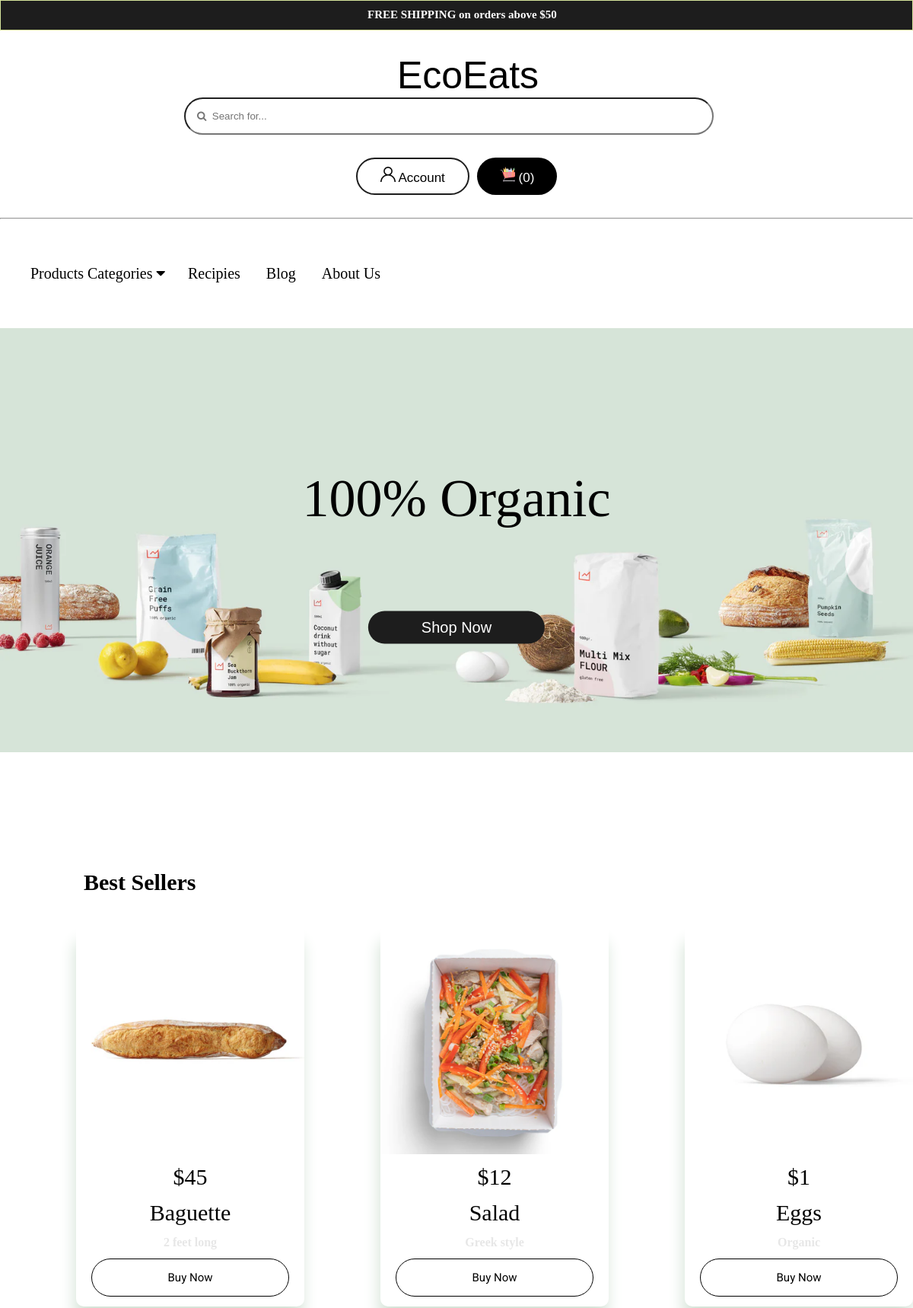
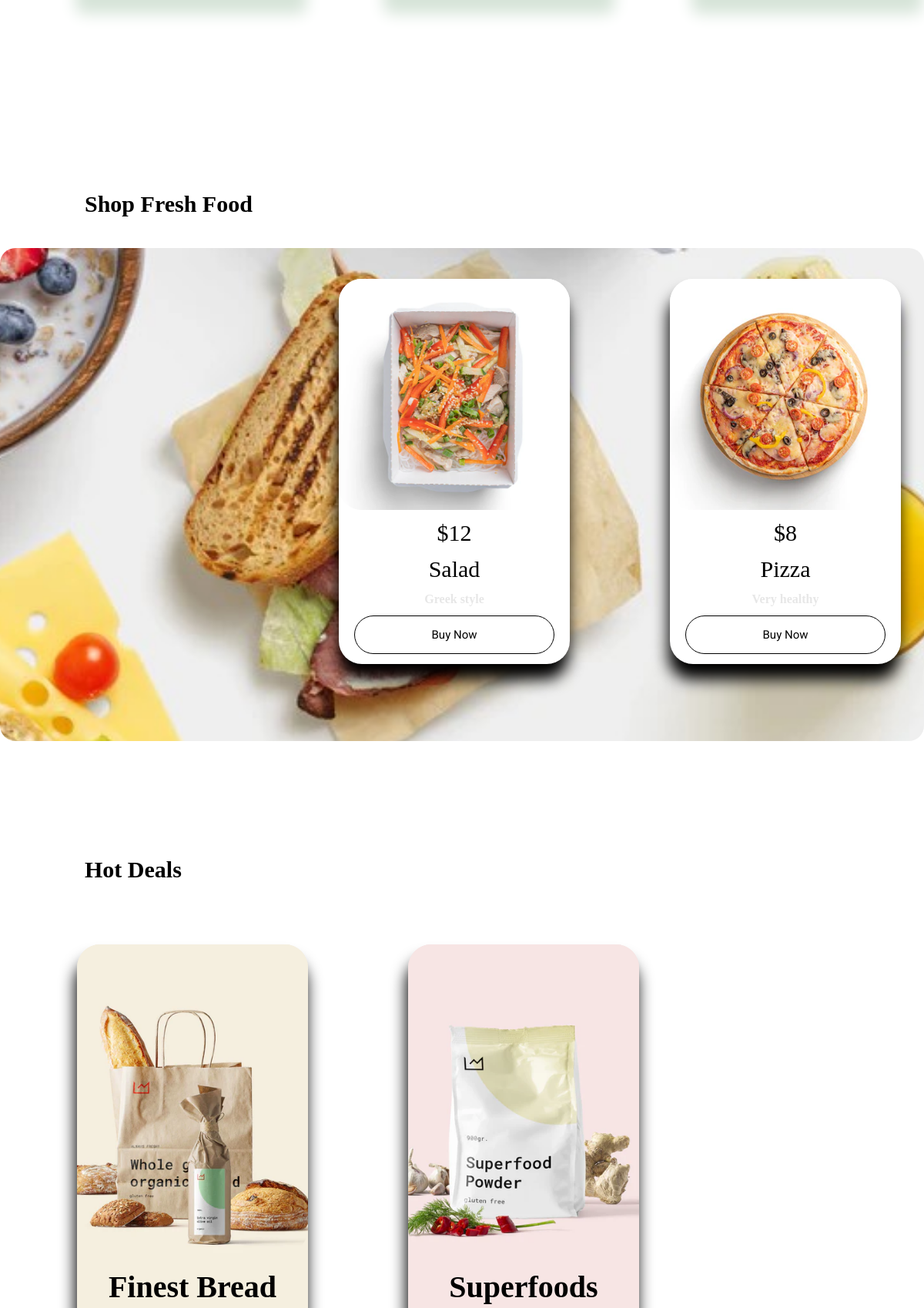
Page /Home.php (upper part) on the committed database (2 pictures, top to bottom).
### tables this page shows
CREATE TABLE `order_items` (
  `orderItems_id` int(11) NOT NULL,
  `product_id` int(11) NOT NULL,
  `quantity` int(11) NOT NULL,
  `price` int(11) NOT NULL,
  `orderID` int(11) NOT NULL
);

CREATE TABLE `products` (
  `Product_id` int(11) NOT NULL,
  `price` double NOT NULL,
  `Product_Name` varchar(200) NOT NULL,
  `Product_Description` text NOT NULL,
  `AddedDate` date NOT NULL,
  `Quantity` int(11) NOT NULL,
  `CategoryID` int(11) NOT NULL,
  `ProductImage` text NOT NULL
);

### Home.php (the view, shortened to what this page needs)
<!DOCTYPE html>
<html lang="en">
<head>
    <link rel="stylesheet" href="style.css">
    <link href="https://cdnjs.cloudflare.com/ajax/libs/font-awesome/4.7.0/css/font-awesome.min.css" rel="stylesheet"/>
</head>
<body >
        <div id="announcement"> <p>FREE SHIPPING on orders above $50</p></div>
    <div id="header"><span id="StoreName">EcoEats</span>
    <form action="productSearched.php" method="get">
       <div id="search">  <input type="text" placeholder="&#xF002;  Search for..."style="font-family:Arial, FontAwesome" class="search" name="search"></div></form>
  <div id="headerbtn">  <button class="AccountCartbtn" id="Accountbtn"><img  src ="images/user.png" class="buttonIcon" >  Account</button>
    <button class="AccountCartbtn" id="groceryCartbtn"><img  src ="images/grocery-cart.png" class="buttonIcon"  >  <span id='totalQty'>(0)</span></button></div></div>
    <hr>
    <nav>
    <div class="dropdown">
    <a class="dropbtn">Products Categories
    <i class="fa fa-caret-down"></i>
</a>
</div>
        <a href="recipies.php">Recipies</a>
        <a href="blog.php">Blog</a>
        <a href="aboutus.php">About Us</a>
    </nav>
<div class="container"> <span class="HomeHeader1">100% Organic </span><img src="images/HomeHeader1.webp"><button class="btn" id='shopbtn'>Shop Now</button></div>
 <section id="s1"><span class="secTilte"> Best Sellers</span>
 <?php
require_once 'connection.php';
$sql ="SELECT *,SUM(order_items.quantity) AS total_quantity
FROM products
JOIN order_items ON products.Product_id = order_items.product_id
GROUP BY products.Product_id
ORDER BY total_quantity DESC
LIMIT 3
";
$result = $conn->query($sql);
if($result->num_rows >0){
    echo '<div class="flexDisplay">';
   while($row = $result->fetch_assoc()){
    echo'<div class="product-card">';
    echo '<img src="' . $row['ProductImage'] . '" >';
    echo '  <span ><center>$'.$row['price'].'</center></span>';
    echo'
         <span ><center>'.$row['Product_Name'].'</center></span>';
         echo '<h4>'.$row['Product_Description'].'</h4>';
         echo "<button class='buyNow' qty='1' id='{$row['Product_id']}' data-product='{$row['Product_Name']}' data-price='{$row['price']}' data-image='{$row['ProductImage']}' data-description='{$row['Product_Description']}'>Buy Now</button>";
         echo'</div>';
   };
   echo '</div>';
}
?>
</section>
<section id="s2"><span class="secTilte"> Shop Fresh Food</span>
<?php
require_once 'connection.php';
$sql ="SELECT *
FROM `products`
JOIN `productcategory` ON products.CategoryID = productcategory.Category_id
WHERE Category_Name = 'Prepared Foods';
";
$result = $conn->query($sql);
if($result->num_rows >0){
    echo '<div class="flexDisplay1">';
   while($row = $result->fetch_assoc()){
    echo'<div class="food-card">';
    echo '<img src="' . $row['ProductImage'] . '" >';
    echo '  <span ><center>$'.$row['price'].'</center></span>';
    echo'
         <span ><center>'.$row['Product_Name'].'</center></span>';
         echo '<h4>'.$row['Product_Description'].'</h4>';
         echo "<button class='buyNow' qty='1' id='{$row['Product_id']}' data-product='{$row['Product_Name']}' data-price='{$row['price']}' data-image='{$row['ProductImage']}' data-description='{$row['Product_Description']}'>Buy Now</button>";
         echo'</div>';
   };
   echo '</div>';
}?>
</section>
<section id="s3"><span class="secTilte"> Hot Deals</span>
<div class="flexDisplay">
 <div class="deals-card1">
         <img src="images/bread.webp">
         <span class="sec3title"><center>Finest Bread</center></span>
     </div>
     <div class="deals-card2">
         <img src="images/superfood.webp">
         <span class="sec3title"><center>Superfoods</center></span>
     </div>
    </div>
</section>
</body>
</html>

### style.css (style rules this page uses)
* { margin: 0; padding: 0; box-sizing: border-box; -webkit-font-smoothing: antialiased; }
#header { display: grid ; align-content: stretch; align-items: baseline; justify-items: center; }
#headerbtn { display: flex; margin-top: 30px; }
.container { position: relative; width:fit-content; }
#StoreName { font-size: 50px; font-family: "Economica", sans-serif; margin-left: 30px; }
.container img { width: 100%; height: auto; }
.container .btn { position: absolute; top: 70%; left: 50%; transform: translate(-50%, -50%); background-color: #1d1d1d; color: white; font-size: 20px; padding: 10px 70px; border: none; cursor: pointer; border-radius: 50px; }
button img.buttonIcon { width:20px; }
.HomeHeader1 { -webkit-font-smoothing: antialiased; }
.container .HomeHeader1 { position: absolute; top: 40%; left: 50%; transform: translate(-50%, -50%); color: black; font-size: 70px; }
.AccountCartbtn { font-size: 17px; padding: 10px 30px; border: none; cursor: pointer; border-radius: 50px; }
#Accountbtn { background-color: white; border: 2px solid #1d1d1d; padding-right: 30px; margin-right: 10px; }
#groceryCartbtn { background-color: black; color: white; }
.search { border-radius: 50px; padding: 15px ; padding-right: 500px; margin-left: 30px; margin-right: 50px; }
nav a { color: black; text-decoration: none; font-size: 20px; margin-right: 30px; -webkit-font-smoothing: antialiased; }
nav { margin-top: 60px; margin-bottom: 60px; margin-left: 40px; }
hr { margin-top: 30px; }
.dropdown { float: left; overflow: hidden; }
a.dropbtn { -webkit-font-smoothing: antialiased; font-size: 20px; }
.dropdown .dropbtn { margin-right: 30px; border: none; outline: none; color: black; background-color:white; }
#announcement { height: 40px; background-color: #1d1d1d; border: 1px solid #d7e59c; margin-bottom: 30px; }
#announcement p { color: white; text-decoration: none; padding-left: 15px; font-size: 15px; text-align: center; font-weight: bold; padding-top: 10px; }
.buyNow { font-family: 'Roboto', sans-serif; border: 1px solid black; color: black; background-color: white; font-size: 15px ; padding: 15px 100px ; cursor: pointer; border-radius: 50px; }
.sec3title { font-size: 40px; font-weight: bold; }
.product-card { display: grid ; max-width: 300px; min-height: 500px; background-color: white; border-radius: 10px; margin-bottom: 100px; margin-left: 100px; box-shadow: -2px 20px 20px #d6e4d8; justify-content: center; align-items: baseline; justify-items: center; }
.product-card img { width: 300px; height: 300px; object-fit: cover; }
.product-card span { font-size: 30px; }
.product-card h4 { color: #e7e7e7; }
.secTilte { display: block; font-size: 30px; margin-top: 150px; font-weight: bold; margin-left: 110px; margin-bottom: 40px; }
.flexDisplay { display: flex; flex-wrap: wrap; }
a { text-decoration: none; color: black; }
.flexDisplay1 { display: flex; flex-wrap: wrap; background-image: url("images/sec2img.jpg"); background-repeat: no-repeat; background-size: 1451px; background-position: center; justify-content: flex-end; border-radius: 20px; margin-top: 40px; }
.food-card { display: grid ; max-width: 300px; min-height: 500px; background-color: white; border-radius: 30px; margin-bottom: 100px; margin-left: 100px; box-shadow: -2px 20px 20px black; margin-top: 40px; margin-right: 30px; justify-content: center; align-items: baseline; justify-items: center; }
.food-card img { width: 300px; height: 300px; border-radius: 30px; object-fit: cover; }
.food-card span { font-size: 30px; }
.food-card h4 { color: #e7e7e7; }
.deals-card1 { display: grid ; background-color: #f5efdf; max-width: 340px; min-height: 600px; border-radius: 30px; margin-bottom: 100px; margin-left: 100px; box-shadow: -2px 20px 20px black; margin-top: 40px; margin-right: 30px; justify-content: center; align-items: baseline; justify-items: center; }
.deals-card2 { display: grid ; background-color: #f7e5e4; max-width: 340px; min-height: 600px; border-radius: 30px; margin-bottom: 100px; margin-left: 100px; box-shadow: -2px 20px 20px black; margin-top: 40px; margin-right: 30px; justify-content: center; align-items: baseline; justify-items: center; }
.deals-card1 img,.deals-card2 img,.deals-card3 img { width: 300px; height: 400px; border-radius: 30px; object-fit: cover; }
footer a,p { color: black; text-decoration: underline; margin: 0 10px; padding-bottom: 90px; font-size: 30px; -webkit-font-smoothing: antialiased; }

### rows in the picture
order_items: product.ProductImage (picture), price "45", product.Product_Name "Baguette", product.Product_Description "2 feet long"
order_items: product.ProductImage (picture), price "12", product.Product_Name "Salad", product.Product_Description "Greek style"
order_items: product.ProductImage (picture), price "1", product.Product_Name "Eggs", product.Product_Description "Organic"
products: ProductImage (picture), price "12", Product_Name "Salad", Product_Description "Greek style"
products: ProductImage (picture), price "8", Product_Name "Pizza", Product_Description "Very healthy"
